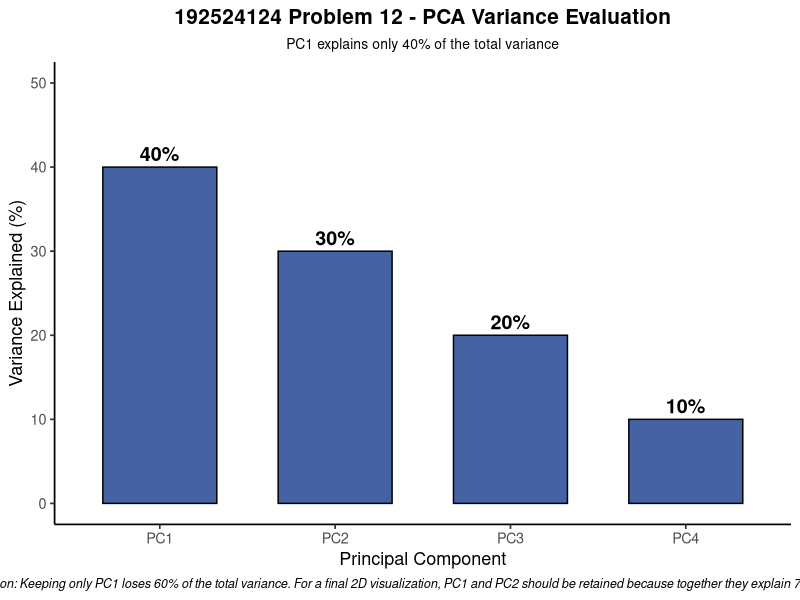

The R script that drew this image:
# Problem 12 - PCA Variance Evaluation

library(ggplot2)

pca_data <- data.frame(
  Component = c("PC1", "PC2", "PC3", "PC4"),
  Variance = c(40, 30, 20, 10)
)

ggplot(
  pca_data,
  aes(
    x = Component,
    y = Variance
  )
) +
  geom_col(
    fill = "#4563A3",
    color = "black",
    width = 0.65
  ) +
  geom_text(
    aes(
      label = paste0(Variance, "%")
    ),
    vjust = -0.4,
    size = 5,
    fontface = "bold"
  ) +
  scale_y_continuous(
    limits = c(0, 50),
    breaks = seq(0, 50, 10)
  ) +
  labs(
    title = "192524124 Problem 12 - PCA Variance Evaluation",
    subtitle = "PC1 explains only 40% of the total variance",
    x = "Principal Component",
    y = "Variance Explained (%)",
    caption = "Interpretation: Keeping only PC1 loses 60% of the total variance. For a final 2D visualization, PC1 and PC2 should be retained because together they explain 70% of the variance."
  ) +
  theme_classic(base_size = 13) +
  theme(
    plot.title = element_text(
      hjust = 0.5,
      face = "bold",
      size = 15
    ),
    plot.subtitle = element_text(
      hjust = 0.5,
      size = 10
    ),
    plot.caption = element_text(
      hjust = 0.5,
      face = "italic",
      size = 9
    )
  )
